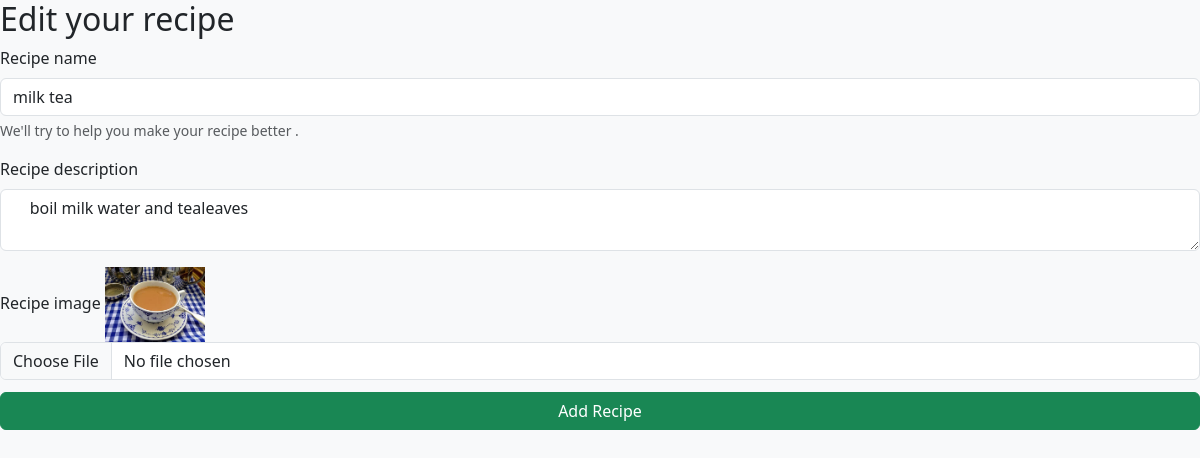
The app's page /edit_recipe/2/ with its own data.
### vegge/models.py (models this page shows)
class Recipe(models.Model):
    user= models.ForeignKey(User, on_delete=models.SET_NULL, null=True)
    name = models.CharField(max_length=100)
    description = models.TextField()
    image = models.ImageField(upload_to='recipes_img/')

### vegge/views.py (the view, shortened to what this page needs)
# urls.py: path("edit_recipe/<int:id>/", edit_recipe, name="edit_recipe"),
def edit_recipe(request, id):
    recipe = Recipe.objects.get(id=id)
    return render(request, 'edit_recipe.html', {'recipe': recipe})

### vegge/templates/edit_recipe.html (shortened to what this page needs)
<!DOCTYPE html>
<html lang="en">
<head>
    <link rel="stylesheet" href="https://cdn.jsdelivr.net/npm/bootstrap@5.3.0/dist/css/bootstrap.min.css">
</head>
<body>
    <form method="POST" enctype="multipart/form-data" id>
        <h2>Edit your recipe</h2>
        <div class="mb-3">
            <label for="name" class="form-label" default="id.name" >Recipe name</label>
            <input name="name" value="{{recipe.name}}"type="text" required class="form-control" id="name">
            <div id="recipeHelp" class="form-text">We'll try to help you make your recipe better .</div>
        </div>
        <div class="mb-3">
            <label for="description" class="form-label">Recipe description</label>
            <textarea name="description" class="form-control">{{recipe.description}}</textarea>
        </div>
        <div class="mb-3">
            <label for="recipeimage" class="form-label">Recipe image</label>
            {% if recipe.image %}
                <img src="{{ recipe.image.url }}" alt="Recipe Image" style="width: 100px; height: auto;">
            {% else %}
                No image
            {% endif %}
            <input name="image" type="file" class="form-control" id="recipeimage" accept="image/*">
        <button type="submit" class="btn btn-success">Add Recipe</button>
    </form>
</body>
</html>

### vegge/templates/edit_recipe.html (style rules this page uses)
body { background-color: #f8f9fa; }
.form-label { font-weight: 500; }
.btn-success { width: 100%; margin-top: 12px; }

### records on screen
Recipe: name "milk tea", description "boil milk water and tealeaves", image (picture)
